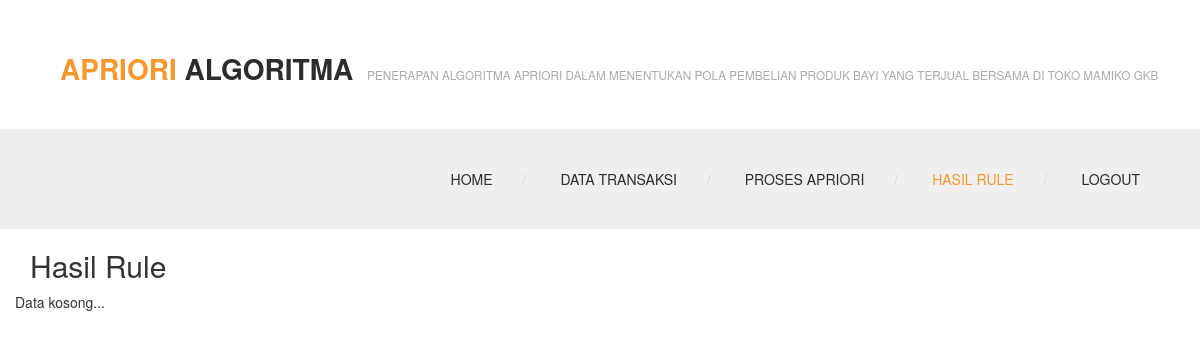
Page /index.php?menu=hasil_rule (signed in) on the earlier database version.
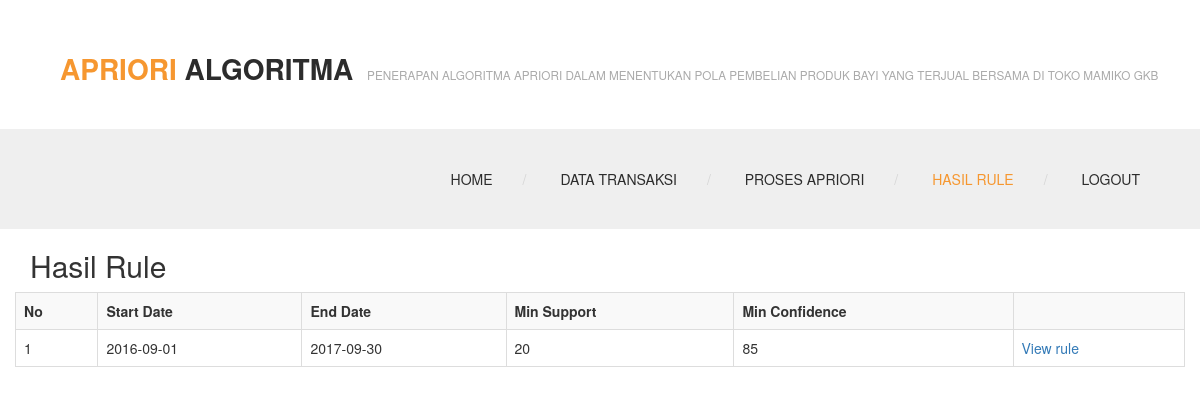
Same page on the later database version.
### tables this page shows
CREATE TABLE `process_log` (
  `id` int(11) NOT NULL AUTO_INCREMENT,
  `start_date` date DEFAULT NULL,
  `end_date` date DEFAULT NULL,
  `min_support` double DEFAULT NULL,
  `min_confidence` double DEFAULT NULL,
  PRIMARY KEY (`id`)
);

### database.php (called while the page is built, shortened)
<?php
class database {
    private $servername;
    private $user_db;
    private $password_db;
    private $database;
    private $koneksi;
    function database() {
        return $this->connect_db();
    }
    function load_conf_db() {
        $path = dirname(__FILE__) . '/koneksi.php';
        if (file_exists($path)) {
            $conf = include $path;
            $this->servername = @$conf['host'];
            $this->database = @$conf['dbname'];
            $this->user_db = @$conf['username'];
            $this->password_db = @$conf['password'];
        }
    }
    public function connect_db() {
        $this->koneksi = mysqli_connect($this->servername, $this->user_db, $this->password_db, $this->database);
        return $this->koneksi;
    }
    function db_query($sql) {
        $conn = $this->koneksi;
        return mysqli_query($conn, $sql);
    }
    function db_fetch_array($result) {
        return mysqli_fetch_array($result);
    }
    function db_num_rows($result) {
        return mysqli_num_rows($result);
    }
}
?>

### koneksi.php (called while the page is built)
<?php
return array(
    'host' => "localhost",
    'username' => "root",
    'password' => "",
    'dbname' => "apriori_toko",
);
?>

### hasil_rule.php (the view, shortened to what this page needs)
<?php
include_once "database.php";
?>
<section class="page_head">
    <div class="container">
        <div class="row">
            <div class="col-lg-12 col-md-12 col-sm-12">
                <div class="page_title">
                    <h2>Hasil Rule</h2>
                </div>
            </div>
        </div>
    </div>
</section>
<?php
$db_object = new database();
$sql = "SELECT
        *
        FROM
         process_log ";
$query=$db_object->db_query($sql);
$jumlah=$db_object->db_num_rows($query);
?>
<div class="super_sub_content">
    <div class="container">
        <div class="row">
            <?php
            if($jumlah==0){
                    echo "Data kosong...";
            }
            else{
            ?>
            <table class='table table-bordered table-striped  table-hover'>
                <tr>
                <th>No</th>
                <th>Start Date</th>
                <th>End Date</th>
                <th>Min Support</th>
                <th>Min Confidence</th>
                <th></th>
                </tr>
                <?php
                    $no=1;
                    while($row=$db_object->db_fetch_array($query)){
                            echo "<tr>";
                            echo "<td>".$no."</td>";
                            echo "<td>".$row['start_date']."</td>";
                            echo "<td>".$row['end_date']."</td>";
                            echo "<td>".$row['min_support']."</td>";
                            echo "<td>".$row['min_confidence']."</td>";
                            $view = "<a href='index.php?menu=view_rule&id_process=".$row['id']."'>View rule</a>";
                            echo "<td>".$view."</td>";
                        echo "</tr>";
                        $no++;
                    }
                    ?>
            </table>
            <?php
            }
            ?>
        </div>
    </div>
</div>

### index.php (shortened to what this page needs)
<!DOCTYPE html>
 <html class="no-js">
    <head>
        <link rel="stylesheet" href="css/bootstrap.css">
        <link rel="stylesheet" href="css/font-awesome.css">
        <link rel="stylesheet" href="css/animate.css">
        <link rel="stylesheet" href="css/templatemo-misc.css">
        <link rel="stylesheet" href="css/templatemo-style.css">
        <link rel="stylesheet" href="scripts/bootstrap/bootstrap.min.css">
        <link rel="stylesheet" href="scripts/ionicons/css/ionicons.min.css">
        <link rel="stylesheet" href="scripts/toast/jquery.toast.min.css">
        <link rel="stylesheet" href="import/daterangepicker/daterangepicker-bs3.css">
    </head>
    <body>
        <?php
        include "header.php";
        $menu = '';
        if (isset($_GET['menu'])) {
            $menu = $_GET['menu'];
        }
        if ($menu != '') {
            if (file_exists($menu.".php")) {
                include $menu.'.php';
            } else {
                include "not_found.php";
            }
        } else {
            include "home.php";
        }
        ?>
    </body>
</html>

### header.php (shortened to what this page needs)
<?php
$menu = '';
if(isset($_GET['menu'])){
    $menu = $_GET['menu'];
}
?>
<header class="site-header container-fluid">
            <div class="top-header">
                <div class="logo col-md-12 col-sm-12">
                    <h1><a href="index.php"><em>Apriori</em> Algoritma</a></h1>
                    <span>PENERAPAN ALGORITMA APRIORI DALAM MENENTUKAN
                        POLA PEMBELIAN PRODUK BAYI YANG TERJUAL
                         BERSAMA DI TOKO MAMIKO GKB</span>
                </div>
            </div>
            <div class="main-header">
                <div class="row">
                    <div class="main-header-left col-md-3 col-sm-6 col-xs-8">
                    </div>
                    <div class="menu-wrapper col-md-9 col-sm-6 col-xs-4">
                        <ul class="sf-menu hidden-xs hidden-sm">
                            <li <?php echo ($menu==''||$menu=='home')?"class='active'":""; ?> ><a href="index.php">Home</a></li>
                        <?php
                        if (empty($_SESSION['apriori_toko_id'])) {
                        ?>
                            <li><a href="login.php">Login</a></li>
                        <?php
                        }
                        else{
                        ?>
                            <li <?php echo ($menu=='data_transaksi')?"class='active'":""; ?> ><a href="index.php?menu=data_transaksi">Data Transaksi</a></li>
                            <li <?php echo ($menu=='proses_apriori')?"class='active'":""; ?>><a href="index.php?menu=proses_apriori">Proses Apriori</a></li>
                            <li <?php echo ($menu=='hasil_rule')?"class='active'":""; ?>><a href="index.php?menu=hasil_rule">Hasil Rule</a></li>
                            <li ><a href="logout.php">Logout</a></li>
                        <?php
                        }
                        ?>
                        </ul>
                    </div>
                </div>
            </div>
        </header>

### css/templatemo-style.css (style rules this page uses)
html, body, div, span, applet, object, iframe, h1, h2, h3, h4, h5, h6, p, blockquote, pre, a, abbr, acronym, address, big, cite, code, del, dfn, em, img, ins, kbd, q, s, samp, small, strike, strong, sub, sup, tt, var, b, u, i, center, dl, dt, dd, ol, ul, li, fieldset, form, label, legend, table, caption, tbody, tfoot, thead, tr, th, td, article, aside, canvas, details, embed, figure, figcaption, footer, header, hgroup, menu, nav, output, ruby, section, summary, time, mark, audio, video { margin: 0; padding: 0; border: 0; font-size: 100%; vertical-align: baseline; }
body { line-height: 1; }
ol, ul { list-style: none; }
table { border-collapse: collapse; border-spacing: 0; }
html { font-size: 100%; -webkit-text-size-adjust: 100%; -ms-text-size-adjust: 100%; }
article, aside, details, figcaption, figure, footer, header, hgroup, nav, section, img { display: block; }
.top-header .logo span, .section-header span, .team-member span, .project-infos span.project-subtitle, .post-masonry .blog-body span, .blog-info span.blog-meta, .comment-body span { font-size: .84em; color: #aaaaaa; }
body { font-family: "Roboto", sans-serif; font-size: .89em; line-height: 1.75; color: #777777; background-color: #efefef; text-rendering: optimizeLegibility; }
a { color: #f69730; text-decoration: none; -webkit-transition: all 200ms ease-in-out; -moz-transition: all 200ms ease-in-out; transition: all 200ms ease-in-out; }
h1, h2, h3, h4, h5, h6 { font-family: "Roboto Slab", serif; color: #2c2c2c; }
*, *:before, *:after { -moz-box-sizing: border-box; -webkit-box-sizing: border-box; box-sizing: border-box; }
.site-header { position: relative; z-index: 8; }
.top-header { width: 100%; overflow: hidden; background-color: white; }
.top-header .logo { padding: 34px 0 34px 60px; }
.top-header .logo h1 { display: inline-block; font-size: 2em; text-transform: uppercase; font-weight: 700; }
.top-header .logo h1 em { font-style: normal; color: #f69730; }
.top-header .logo span { margin-left: 10px; }
.top-header a { color: #2c2c2c; }
.main-header { width: 100%; min-height: 96px; background-color: #efefef; padding: 30px 60px; }
.main-header .menu-wrapper { position: relative; z-index: 99; text-align: right; margin-top: 10px; }
.main-header .menu-wrapper ul li { display: inline; margin-left: 30px; position: relative; }
.main-header .menu-wrapper ul li:after { content: '/'; color: #d5d5d5; margin-left: 30px; }
.main-header .menu-wrapper ul li:last-child:after { content: ''; display: none; }
.main-header .menu-wrapper ul li a { text-transform: uppercase; font-weight: 500; padding: 30px 0; color: #2c2c2c; }
.main-header .menu-wrapper ul li.active a { color: #f69730; }
.container-fluid { padding: 0 !important; }

Differences in the rows shown:
added process_log: start_date "2016-09-01", end_date "2017-09-30", min_support "20", min_confidence "85"
Other differences:
text no longer shown: "Data kosong..."
text now shown: "No Start Date End Date Min Support Min Confidence"
